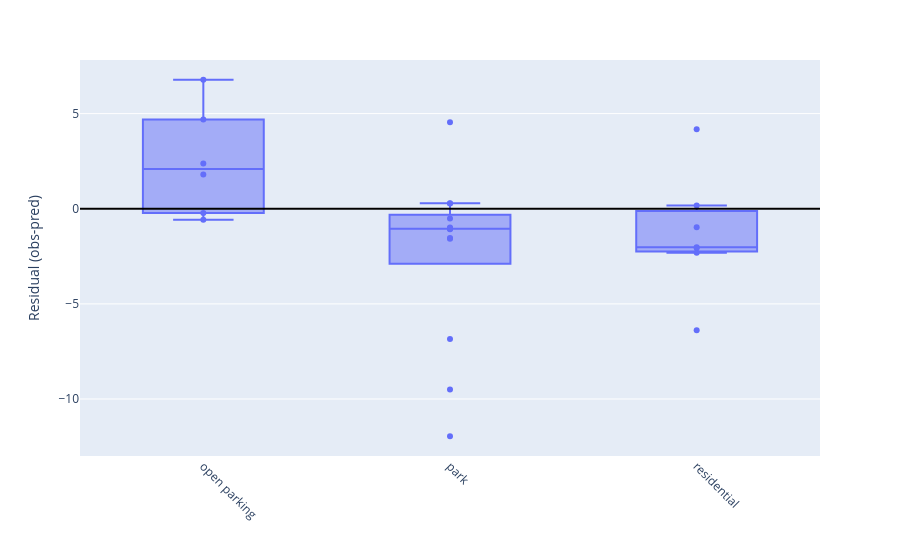

The cell this chart's notebook holds for it:
### Code cell
import plotly.express as px

df_plot = points_proj.drop(columns="geometry")

fig = px.box(
    df_plot,
    x="context",
    y="residuals",
    points="all",
    hover_data=["ID"],
)

fig.add_hline(y=0, line_dash="solid", line_color="black")

fig.update_layout(
    yaxis_title="Residual (obs-pred)",
    xaxis_title="",
    xaxis_tickangle=45
)

fig.update_traces(
    jitter=0,        # 0 = centrado, 1 = disperso
    pointpos=0,      # 0 = dentro de la caja, -1 o 1 = al costado
)
fig.show()

### Figure 1 — Plotly figure (JSON) as saved in the notebook; plotly's stock layout.template omitted (floating-point values rounded to 4 significant figures)
{"data": [{"alignmentgroup": "True", "boxpoints": "all", "customdata": [[0], [1], [2], [3], [4], [5], [6], [7], [8], [9], [10], [11], [12], [13], [14], [15], [16], [17], [18], [19], [20], [21], [22], [23], [24], [25]], "hovertemplate": "context=%{x}<br>residuals=%{y}<br>ID=%{customdata[0]}<extra></extra>", "jitter": 0, "legendgroup": "", "marker": {"color": "#636efa"}, "name": "", "notched": false, "offsetgroup": "", "orientation": "v", "pointpos": 0, "showlegend": false, "type": "box", "x": ["open parking", "open parking", "open parking", "open parking", "park", "park", "residential", "residential", "park", "open parking", "open parking", "park", "residential", "park", "residential", "park", "park", "residential", "park", "residential", "park", "park", "residential", "park", "park", "park"], "x0": " ", "xaxis": "x", "y": [1.797, -0.219, 4.69, 2.381, -11.96, -9.501, 0.1705, -6.382, -0.517, 6.778, -0.5766, 0.2749, -2.027, -1.54, 4.182, -6.84, 0.2851, -2.068, -1.046, -0.9721, -1.076, -1.033, -2.315, -0.9915, -1.574, 4.547], "y0": " ", "yaxis": "y"}], "layout": {"boxmode": "group", "legend": {"tracegroupgap": 0}, "margin": {"t": 60}, "shapes": [{"line": {"color": "black", "dash": "solid"}, "type": "line", "x0": 0, "x1": 1, "xref": "x domain", "y0": 0, "y1": 0, "yref": "y"}], "xaxis": {"anchor": "y", "domain": [0, 1], "tickangle": 45, "title": {"text": ""}}, "yaxis": {"anchor": "x", "domain": [0, 1], "title": {"text": "Residual (obs-pred)"}}}}
